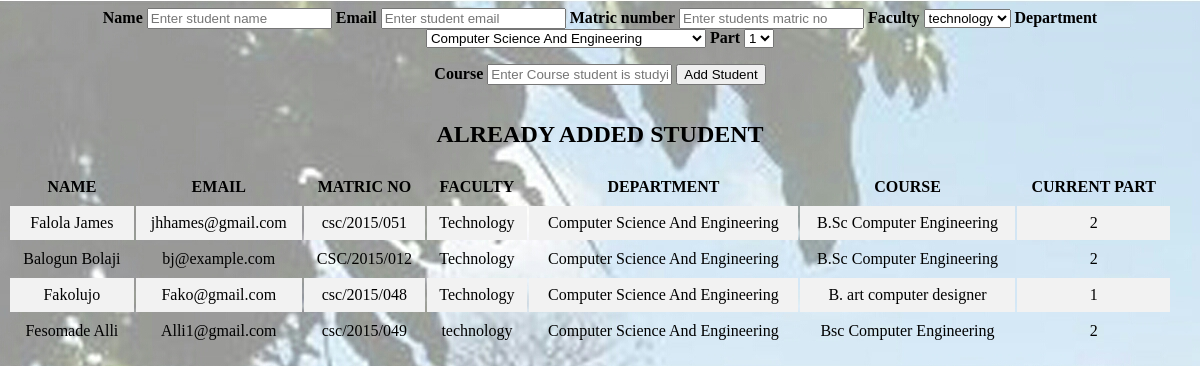
The app's page /add_student.php with its own data.
### tables this page shows
CREATE TABLE `students` (
  `id` int(4) NOT NULL,
  `name` varchar(50) NOT NULL,
  `email` varchar(40) NOT NULL,
  `matric_no` varchar(15) NOT NULL,
  `password` varchar(30) NOT NULL,
  `department` varchar(40) NOT NULL,
  `faculty` varchar(20) NOT NULL,
  `course` varchar(100) NOT NULL,
  `current_part` varchar(20) NOT NULL
);

### functions/database.php (called while the page is built, shortened)
<?php
function fetch_custom($connect, $sql)
{
	$query = mysqli_query($connect,$sql) or die(mysqli_error($connect));
	return $query;
}
?>

### add_student.php (the view, shortened to what this page needs)
<?php
	include 'functions/database.php';
		$connect= $GLOBALS['connect'];
	$sql = "SELECT * FROM `students`";
	$student_list = fetch_custom($connect, $sql);
?>
<!DOCTYPE html>
<html>
<head>
</head>
<body>
<center>
	<form method="POST">
		<strong>Name</strong>
	<input type="text" name="name" required placeholder="Enter student name">
		<strong>Email</strong>
		<input type="email" name="email" required placeholder="Enter student email">
		<strong>Matric number</strong>
		<input type="text" name="matric" placeholder="Enter students matric no" required="yes">
		<strong>Faculty</strong>
		<select name="faculty">
			<option value="technology">technology </option>
		</select>
		<strong>Department</strong>
		<select name="department">
			<option value="Computer Science And Engineering"> Computer Science And Engineering</option>
		</select>
		<strong> Part </strong>
		<select name="part">
			<option value="1"> 1 </option>
		</select> <p>
		<strong>Course</strong>
		<input type="text" name="course" placeholder="Enter Course student is studying" required>
		<input type="submit" value="Add Student" name="add_student">
	</form>
</center>
		<div style="overflow-x: auto;">
        <h2 align="center"> ALREADY ADDED STUDENT </h2>
		<table>
		<tr>
				<th>NAME</th>
				<th> EMAIL </th>
				<th> MATRIC NO </th>
				<th> FACULTY </th>
				<th> DEPARTMENT </th>
				<th> COURSE </th>
				<th> CURRENT PART </th>
				<th></th>
			</tr>
				<?php
				if(isset($student_list) && $student_list != NULL && !empty($student_list) )
				{
					while ($row = mysqli_fetch_array($student_list)) {
				?>
			<tr>
				<td> <?=  $row['name']?></td>
				<td>  <?= $row['email'] ?></td>
				<td><?=$row['matric_no'] ?> </td>
				<td><?=$row['faculty'] ?> </td>
				<td><?=$row['department'] ?> </td>
				<td><?=$row['course'] ?> </td>
				<td><?=$row['current_part'] ?> </td>
			</tr>
				<?php
						}
					}
					else
					{
						"No courses for you yet";
					}
				?>
		</table>
	</div>
</body>
</html>

### add_student.php (style rules this page uses)
body { background-image: url(./index.jpg); }
table { width: 100%; }
th,td { text-align: center; padding: 8px; }
tr:nth-child(even) { background-color: #f2f2f2 }

### records on screen
students: name "Falola James", email "jhhames@gmail.com", matric_no "csc/2015/051", faculty "Technology", department "Computer Science And Engineering", course "B.Sc Computer Engineering", current_part "2"
students: name "Balogun Bolaji", email "bj@example.com", matric_no "CSC/2015/012", faculty "Technology", department "Computer Science And Engineering", course "B.Sc Computer Engineering", current_part "2"
students: name "Fakolujo", email "Fako@gmail.com", matric_no "csc/2015/048", faculty "Technology", department "Computer Science And Engineering", course "B. art computer designer", current_part "1"
students: name "Fesomade Alli", email "Alli1@gmail.com", matric_no "csc/2015/049", faculty "technology", department "Computer Science And Engineering", course "Bsc Computer Engineering", current_part "2"
